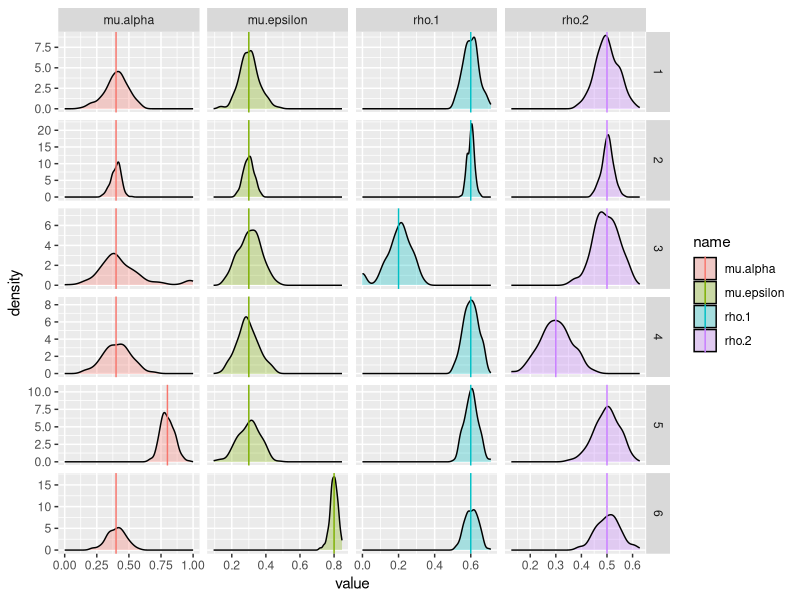

Generate this figure with R:
## ---- chunk 1
library(tidyverse)
library(nlme)
library(mvtnorm)
## ---- chunk 2
generate.and.estimate.data <- function(n, rho.1, rho.2, mu.alpha, mu.epsilon) {
  get.sigma <- function(rho.1, rho.2, mu.alpha, mu.epsilon) {
    matrix(
      data = c(1, rho.1, mu.epsilon * sqrt((1 - rho.1) * (1 - rho.2)) + mu.alpha * sqrt(rho.1 * rho.2), mu.alpha * sqrt(rho.1 * rho.2), rho.1, 1, mu.alpha * sqrt(rho.1 * rho.2), mu.epsilon * sqrt((1 - rho.1) * (1 - rho.2)) + mu.alpha * sqrt(rho.1 * rho.2), mu.epsilon * sqrt((1 - rho.1) * (1 - rho.2)) + mu.alpha * sqrt(rho.1 * rho.2), mu.alpha * sqrt(rho.1 * rho.2), 1, rho.2, mu.alpha * sqrt(rho.1 * rho.2), mu.epsilon * sqrt((1 - rho.1) * (1 - rho.2)) + mu.alpha * sqrt(rho.1 * rho.2), rho.2, 1),
      nrow = 4,
      ncol = 4
    )
  }
  y <- rmvnorm(
    n = n,
    mean = rep(0, 4),
    sigma = get.sigma(rho.1, rho.2, mu.alpha, mu.epsilon)
  )
  log.likelihood <- function(par, sample.correlation) {
    par <- pnorm(par)
    sigma <- get.sigma(par[[1]], par[[2]], par[[3]], par[[4]])
    -log(det(sigma)) / 2 - sum(diag(sample.correlation %*% solve(sigma))) / 2
  }
  model <- optim(
    par = rep(0, 4),
    fn = log.likelihood,
    sample.correlation = cov(y),
    control = list(fnscale = -1)
  )
  par <- pnorm(model$par)
  result <- data.frame(
    rho.1 = par[[1]],
    rho.2 = par[[2]],
    mu.alpha = par[[3]],
    mu.epsilon = par[[4]]
  )
  return(result)
}
## ---- chunk 3
parameters <- tibble(
  parameter.set = seq(6),
  n = c(200, 800, 200, 200, 200, 200),
  rho.1 = c(0.6, 0.6, 0.2, 0.6, 0.6, 0.6),
  rho.2 = c(0.5, 0.5, 0.5, 0.3, 0.5, 0.5),
  mu.alpha = c(0.4, 0.4, 0.4, 0.4, 0.8, 0.4),
  mu.epsilon = c(0.3, 0.3, 0.3, 0.3, 0.3, 0.8)
)
parameters
## ---- chunk 4
estimated.parameters <- parameters %>%
  expand_grid(
    run = seq(200)
  ) %>%
  rowwise() %>%
  mutate(
    generate.and.estimate.data(
      n = n,
      rho.1 = rho.1,
      rho.2 = rho.2,
      mu.alpha = mu.alpha,
      mu.epsilon = mu.epsilon
    )
  ) %>%
  ungroup()
estimated.parameters
## ---- chunk 5
ggplot() +
  geom_density(
    mapping = aes(
      x = value,
      fill = name
    ),
    data = estimated.parameters %>%
      pivot_longer(
        cols = c("rho.1", "rho.2", "mu.alpha", "mu.epsilon")
      ),
    alpha = 0.3
  ) +
  geom_vline(
    mapping = aes(
      xintercept = value,
      col = name
    ),
    data = parameters %>%
      pivot_longer(
        cols = c("rho.1", "rho.2", "mu.alpha", "mu.epsilon")
      )
  ) +
  facet_grid(
    cols = vars(name),
    rows = vars(parameter.set),
    scales = "free"
  )
